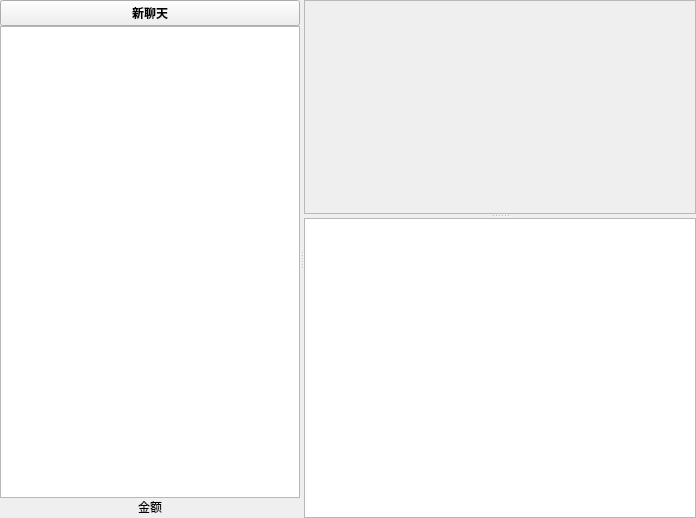
<?xml version="1.0" encoding="UTF-8"?>
<ui version="4.0">
 <class>DeepSeekPluginWidget</class>
 <widget class="QWidget" name="DeepSeekPluginWidget">
  <property name="geometry">
   <rect>
    <x>0</x>
    <y>0</y>
    <width>696</width>
    <height>518</height>
   </rect>
  </property>
  <property name="minimumSize">
   <size>
    <width>0</width>
    <height>100</height>
   </size>
  </property>
  <property name="windowTitle">
   <string>Form</string>
  </property>
  <layout class="QGridLayout" name="gridLayout_2">
   <property name="leftMargin">
    <number>0</number>
   </property>
   <property name="topMargin">
    <number>0</number>
   </property>
   <property name="rightMargin">
    <number>0</number>
   </property>
   <property name="bottomMargin">
    <number>0</number>
   </property>
   <property name="spacing">
    <number>0</number>
   </property>
   <item row="0" column="0">
    <widget class="QSplitter" name="hSplitter">
     <property name="orientation">
      <enum>Qt::Orientation::Horizontal</enum>
     </property>
     <widget class="QWidget" name="widget" native="true">
      <property name="minimumSize">
       <size>
        <width>200</width>
        <height>0</height>
       </size>
      </property>
      <property name="maximumSize">
       <size>
        <width>300</width>
        <height>16777215</height>
       </size>
      </property>
      <layout class="QGridLayout" name="gridLayout">
       <property name="leftMargin">
        <number>0</number>
       </property>
       <property name="topMargin">
        <number>0</number>
       </property>
       <property name="rightMargin">
        <number>0</number>
       </property>
       <property name="bottomMargin">
        <number>0</number>
       </property>
       <property name="spacing">
        <number>0</number>
       </property>
       <item row="1" column="0">
        <widget class="QListWidget" name="chatListWidget">
         <property name="sizePolicy">
          <sizepolicy hsizetype="Maximum" vsizetype="Maximum">
           <horstretch>0</horstretch>
           <verstretch>0</verstretch>
          </sizepolicy>
         </property>
         <property name="minimumSize">
          <size>
           <width>200</width>
           <height>0</height>
          </size>
         </property>
         <property name="maximumSize">
          <size>
           <width>300</width>
           <height>600</height>
          </size>
         </property>
        </widget>
       </item>
       <item row="2" column="0">
        <widget class="QLabel" name="moneyShow">
         <property name="maximumSize">
          <size>
           <width>16777215</width>
           <height>20</height>
          </size>
         </property>
         <property name="font">
          <font>
           <bold>false</bold>
          </font>
         </property>
         <property name="text">
          <string>金额</string>
         </property>
         <property name="alignment">
          <set>Qt::AlignmentFlag::AlignHCenter|Qt::AlignmentFlag::AlignTop</set>
         </property>
        </widget>
       </item>
       <item row="0" column="0">
        <widget class="QPushButton" name="newChatButton">
         <property name="minimumSize">
          <size>
           <width>200</width>
           <height>0</height>
          </size>
         </property>
         <property name="maximumSize">
          <size>
           <width>300</width>
           <height>16777215</height>
          </size>
         </property>
         <property name="font">
          <font>
           <bold>true</bold>
          </font>
         </property>
         <property name="text">
          <string>新聊天</string>
         </property>
        </widget>
       </item>
      </layout>
     </widget>
     <widget class="QSplitter" name="vSplitter">
      <property name="orientation">
       <enum>Qt::Orientation::Vertical</enum>
      </property>
      <widget class="QScrollArea" name="chatScrollArea">
       <property name="widgetResizable">
        <bool>true</bool>
       </property>
       <widget class="QWidget" name="scrollAreaWidgetContents">
        <property name="geometry">
         <rect>
          <x>0</x>
          <y>0</y>
          <width>391</width>
          <height>213</height>
         </rect>
        </property>
       </widget>
      </widget>
      <widget class="QTextEdit" name="textEdit">
       <property name="minimumSize">
        <size>
         <width>0</width>
         <height>200</height>
        </size>
       </property>
       <property name="maximumSize">
        <size>
         <width>16777215</width>
         <height>300</height>
        </size>
       </property>
      </widget>
     </widget>
    </widget>
   </item>
  </layout>
 </widget>
 <resources/>
 <connections/>
</ui>
